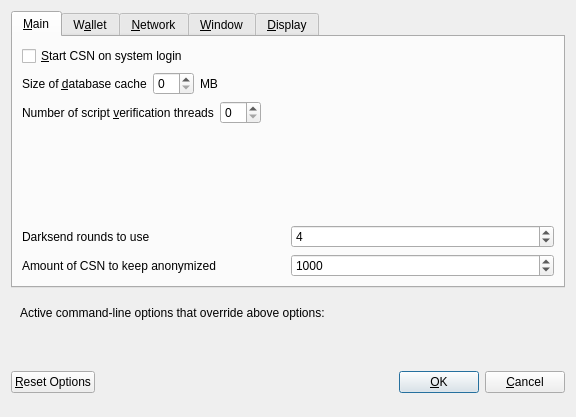
<?xml version="1.0" encoding="UTF-8"?>
<ui version="4.0">
 <class>OptionsDialog</class>
 <widget class="QDialog" name="OptionsDialog">
  <property name="geometry">
   <rect>
    <x>0</x>
    <y>0</y>
    <width>576</width>
    <height>417</height>
   </rect>
  </property>
  <property name="windowTitle">
   <string>Options</string>
  </property>
  <property name="modal">
   <bool>true</bool>
  </property>
  <layout class="QVBoxLayout" name="verticalLayout">
   <item>
    <widget class="QTabWidget" name="tabWidget">
     <property name="currentIndex">
      <number>0</number>
     </property>
     <widget class="QWidget" name="tabMain">
      <attribute name="title">
       <string>&amp;Main</string>
      </attribute>
      <layout class="QVBoxLayout" name="verticalLayout_Main">
       <item>
        <widget class="QCheckBox" name="bitcoinAtStartup">
         <property name="toolTip">
          <string>Automatically start CSN after logging in to the system.</string>
         </property>
         <property name="text">
          <string>&amp;Start CSN on system login</string>
         </property>
        </widget>
       </item>
       <item>
        <layout class="QHBoxLayout" name="horizontalLayout_2_Main">
         <item>
          <widget class="QLabel" name="databaseCacheLabel">
           <property name="text">
            <string>Size of &amp;database cache</string>
           </property>
           <property name="textFormat">
            <enum>Qt::PlainText</enum>
           </property>
           <property name="buddy">
            <cstring>databaseCache</cstring>
           </property>
          </widget>
         </item>
         <item>
          <widget class="QSpinBox" name="databaseCache"/>
         </item>
         <item>
          <widget class="QLabel" name="databaseCacheUnitLabel">
           <property name="text">
            <string>MB</string>
           </property>
           <property name="textFormat">
            <enum>Qt::PlainText</enum>
           </property>
          </widget>
         </item>
         <item>
          <spacer name="horizontalSpacer_2_Main">
           <property name="orientation">
            <enum>Qt::Horizontal</enum>
           </property>
           <property name="sizeHint" stdset="0">
            <size>
             <width>40</width>
             <height>20</height>
            </size>
           </property>
          </spacer>
         </item>
        </layout>
       </item>
       <item>
        <layout class="QHBoxLayout" name="horizontalLayout_3_Main">
         <item>
          <widget class="QLabel" name="threadsScriptVerifLabel">
           <property name="text">
            <string>Number of script &amp;verification threads</string>
           </property>
           <property name="textFormat">
            <enum>Qt::PlainText</enum>
           </property>
           <property name="buddy">
            <cstring>threadsScriptVerif</cstring>
           </property>
          </widget>
         </item>
         <item>
          <widget class="QSpinBox" name="threadsScriptVerif">
           <property name="toolTip">
            <string>(0 = auto, &lt;0 = leave that many cores free)</string>
           </property>
          </widget>
         </item>
         <item>
          <spacer name="horizontalSpacer_3_Main">
           <property name="orientation">
            <enum>Qt::Horizontal</enum>
           </property>
           <property name="sizeHint" stdset="0">
            <size>
             <width>40</width>
             <height>20</height>
            </size>
           </property>
          </spacer>
         </item>
        </layout>
       </item>
       <item>
        <spacer name="verticalSpacer_Main">
         <property name="orientation">
          <enum>Qt::Vertical</enum>
         </property>
         <property name="sizeHint" stdset="0">
          <size>
           <width>20</width>
           <height>40</height>
          </size>
         </property>
        </spacer>
       </item>
       <item>
        <layout class="QHBoxLayout" name="horizontalLayout_4_Main">
         <item>
          <widget class="QLabel" name="label">
           <property name="toolTip">
            <string>This setting determines the amount of individual masternodes that an input will be anonymized through.&lt;br/&gt;More rounds of anonymization gives a higher degree of privacy, but also costs more in fees.</string>
           </property>
           <property name="text">
            <string>Darksend rounds to use</string>
           </property>
          </widget>
         </item>
         <item>
          <widget class="QSpinBox" name="DarksendRounds">
           <property name="minimum">
            <number>2</number>
           </property>
           <property name="maximum">
            <number>8</number>
           </property>
           <property name="value">
            <number>4</number>
           </property>
          </widget>
         </item>
        </layout>
       </item>
       <item>
        <layout class="QHBoxLayout" name="horizontalLayout">
         <item>
          <widget class="QLabel" name="label_2">
           <property name="toolTip">
            <string>This amount acts as a threshold to turn off Darksend once it's reached.</string>
           </property>
           <property name="statusTip">
            <string notr="true"/>
           </property>
           <property name="whatsThis">
            <string notr="true"/>
           </property>
           <property name="accessibleName">
            <string notr="true"/>
           </property>
           <property name="accessibleDescription">
            <string notr="true"/>
           </property>
           <property name="text">
            <string>Amount of CSN to keep anonymized</string>
           </property>
          </widget>
         </item>
         <item>
          <widget class="QSpinBox" name="anonymizeCSN">
           <property name="minimum">
            <number>100</number>
           </property>
           <property name="maximum">
            <number>100000</number>
           </property>
           <property name="singleStep">
            <number>100</number>
           </property>
           <property name="value">
            <number>1000</number>
           </property>
          </widget>
         </item>
        </layout>
       </item>
      </layout>
     </widget>
     <widget class="QWidget" name="tabWallet">
      <attribute name="title">
       <string>W&amp;allet</string>
      </attribute>
      <layout class="QVBoxLayout" name="verticalLayout_Wallet">
       <item>
        <widget class="QGroupBox" name="groupBox">
         <property name="title">
          <string>Expert</string>
         </property>
         <layout class="QVBoxLayout" name="verticalLayout_2">
          <item>
           <widget class="QCheckBox" name="coinControlFeatures">
            <property name="toolTip">
             <string>Whether to show coin control features or not.</string>
            </property>
            <property name="text">
             <string>Enable coin &amp;control features</string>
            </property>
           </widget>
          </item>
          <item>
           <widget class="QCheckBox" name="showMasternodesTab">
            <property name="toolTip">
             <string>Show additional tab listing all your masternodes in first sub-tab&lt;br/&gt;and all masternodes on the network in second sub-tab.</string>
            </property>
            <property name="text">
             <string>Show Masternodes Tab</string>
            </property>
           </widget>
          </item>
          <item>
           <widget class="QCheckBox" name="spendZeroConfChange">
            <property name="toolTip">
             <string>If you disable the spending of unconfirmed change, the change from a transaction&lt;br/&gt;cannot be used until that transaction has at least one confirmation.&lt;br/&gt;This also affects how your balance is computed.</string>
            </property>
            <property name="text">
             <string>&amp;Spend unconfirmed change</string>
            </property>
           </widget>
          </item>
         </layout>
        </widget>
       </item>
       <item>
        <spacer name="verticalSpacer_Wallet">
         <property name="orientation">
          <enum>Qt::Vertical</enum>
         </property>
         <property name="sizeHint" stdset="0">
          <size>
           <width>20</width>
           <height>40</height>
          </size>
         </property>
        </spacer>
       </item>
      </layout>
     </widget>
     <widget class="QWidget" name="tabNetwork">
      <attribute name="title">
       <string>&amp;Network</string>
      </attribute>
      <layout class="QVBoxLayout" name="verticalLayout_Network">
       <item>
        <widget class="QCheckBox" name="mapPortUpnp">
         <property name="toolTip">
          <string>Automatically open the CSN client port on the router. This only works when your router supports UPnP and it is enabled.</string>
         </property>
         <property name="text">
          <string>Map port using &amp;UPnP</string>
         </property>
        </widget>
       </item>
       <item>
        <widget class="QCheckBox" name="allowIncoming">
         <property name="toolTip">
          <string>Accept connections from outside</string>
         </property>
         <property name="text">
          <string>Allow incoming connections</string>
         </property>
        </widget>
       </item>
       <item>
        <widget class="QCheckBox" name="connectSocks">
         <property name="toolTip">
          <string>Connect to the CSN network through a SOCKS5 proxy.</string>
         </property>
         <property name="text">
          <string>&amp;Connect through SOCKS5 proxy (default proxy):</string>
         </property>
        </widget>
       </item>
       <item>
        <layout class="QHBoxLayout" name="horizontalLayout_1_Network">
         <item>
          <widget class="QLabel" name="proxyIpLabel">
           <property name="text">
            <string>Proxy &amp;IP:</string>
           </property>
           <property name="textFormat">
            <enum>Qt::PlainText</enum>
           </property>
           <property name="buddy">
            <cstring>proxyIp</cstring>
           </property>
          </widget>
         </item>
         <item>
          <widget class="QValidatedLineEdit" name="proxyIp">
           <property name="minimumSize">
            <size>
             <width>140</width>
             <height>0</height>
            </size>
           </property>
           <property name="maximumSize">
            <size>
             <width>140</width>
             <height>16777215</height>
            </size>
           </property>
           <property name="toolTip">
            <string>IP address of the proxy (e.g. IPv4: 127.0.0.1 / IPv6: ::1)</string>
           </property>
          </widget>
         </item>
         <item>
          <widget class="QLabel" name="proxyPortLabel">
           <property name="text">
            <string>&amp;Port:</string>
           </property>
           <property name="textFormat">
            <enum>Qt::PlainText</enum>
           </property>
           <property name="buddy">
            <cstring>proxyPort</cstring>
           </property>
          </widget>
         </item>
         <item>
          <widget class="QLineEdit" name="proxyPort">
           <property name="minimumSize">
            <size>
             <width>55</width>
             <height>0</height>
            </size>
           </property>
           <property name="maximumSize">
            <size>
             <width>55</width>
             <height>16777215</height>
            </size>
           </property>
           <property name="toolTip">
            <string>Port of the proxy (e.g. 9050)</string>
           </property>
          </widget>
         </item>
         <item>
          <spacer name="horizontalSpacer_1_Network">
           <property name="orientation">
            <enum>Qt::Horizontal</enum>
           </property>
           <property name="sizeHint" stdset="0">
            <size>
             <width>40</width>
             <height>20</height>
            </size>
           </property>
          </spacer>
         </item>
        </layout>
       </item>
       <item>
        <spacer name="verticalSpacer_Network">
         <property name="orientation">
          <enum>Qt::Vertical</enum>
         </property>
         <property name="sizeHint" stdset="0">
          <size>
           <width>20</width>
           <height>40</height>
          </size>
         </property>
        </spacer>
       </item>
      </layout>
     </widget>
     <widget class="QWidget" name="tabWindow">
      <attribute name="title">
       <string>&amp;Window</string>
      </attribute>
      <layout class="QVBoxLayout" name="verticalLayout_Window">
       <item>
        <widget class="QCheckBox" name="minimizeToTray">
         <property name="toolTip">
          <string>Show only a tray icon after minimizing the window.</string>
         </property>
         <property name="text">
          <string>&amp;Minimize to the tray instead of the taskbar</string>
         </property>
        </widget>
       </item>
       <item>
        <widget class="QCheckBox" name="minimizeOnClose">
         <property name="toolTip">
          <string>Minimize instead of exit the application when the window is closed. When this option is enabled, the application will be closed only after selecting Quit in the menu.</string>
         </property>
         <property name="text">
          <string>M&amp;inimize on close</string>
         </property>
        </widget>
       </item>
       <item>
        <spacer name="verticalSpacer_Window">
         <property name="orientation">
          <enum>Qt::Vertical</enum>
         </property>
         <property name="sizeHint" stdset="0">
          <size>
           <width>20</width>
           <height>40</height>
          </size>
         </property>
        </spacer>
       </item>
      </layout>
     </widget>
     <widget class="QWidget" name="tabDisplay">
      <attribute name="title">
       <string>&amp;Display</string>
      </attribute>
      <layout class="QVBoxLayout" name="verticalLayout_Display">
       <item>
        <layout class="QHBoxLayout" name="horizontalLayout_1_Display">
         <item>
          <widget class="QLabel" name="langLabel">
           <property name="text">
            <string>User Interface &amp;language:</string>
           </property>
           <property name="textFormat">
            <enum>Qt::PlainText</enum>
           </property>
           <property name="buddy">
            <cstring>lang</cstring>
           </property>
          </widget>
         </item>
         <item>
          <widget class="QValueComboBox" name="lang">
           <property name="toolTip">
            <string>The user interface language can be set here. This setting will take effect after restarting CSN.</string>
           </property>
          </widget>
         </item>
        </layout>
       </item>
       <item>
        <widget class="QLabel" name="label_3">
         <property name="toolTip">
          <string notr="true"/>
         </property>
         <property name="statusTip">
          <string notr="true"/>
         </property>
         <property name="whatsThis">
          <string notr="true"/>
         </property>
         <property name="accessibleName">
          <string notr="true"/>
         </property>
         <property name="text">
          <string>Language missing or translation incomplete? Help contributing translations here:
https://www.transifex.com/cleansolutions-project/cleansolutions-project-translations</string>
         </property>
         <property name="wordWrap">
          <bool>true</bool>
         </property>
         <property name="openExternalLinks">
          <bool>true</bool>
         </property>
         <property name="textInteractionFlags">
          <set>Qt::TextBrowserInteraction</set>
         </property>
        </widget>
       </item>
       <item>
        <layout class="QHBoxLayout" name="horizontalLayout_4_Display" stretch="0,0">
         <item>
          <widget class="QLabel" name="themeLabel">
           <property name="text">
            <string>User Interface Theme:</string>
           </property>
          </widget>
         </item>
         <item>
          <widget class="QValueComboBox" name="theme"/>
         </item>
        </layout>
       </item>
       <item>
        <widget class="Line" name="line">
         <property name="orientation">
          <enum>Qt::Horizontal</enum>
         </property>
        </widget>
       </item>
       <item>
        <layout class="QHBoxLayout" name="horizontalLayout_2_Display">
         <item>
          <widget class="QLabel" name="unitLabel">
           <property name="text">
            <string>&amp;Unit to show amounts in:</string>
           </property>
           <property name="textFormat">
            <enum>Qt::PlainText</enum>
           </property>
           <property name="buddy">
            <cstring>unit</cstring>
           </property>
          </widget>
         </item>
         <item>
          <widget class="QValueComboBox" name="unit">
           <property name="toolTip">
            <string>Choose the default subdivision unit to show in the interface and when sending coins.</string>
           </property>
          </widget>
         </item>
        </layout>
       </item>
       <item>
        <layout class="QHBoxLayout" name="horizontalLayout_5_Display">
         <item>
          <widget class="QLabel" name="digitsLabel">
           <property name="text">
            <string>Decimal digits</string>
           </property>
          </widget>
         </item>
         <item>
          <widget class="QValueComboBox" name="digits"/>
         </item>
        </layout>
       </item>
       <item>
        <layout class="QHBoxLayout" name="horizontalLayout_3_Display">
         <item>
          <widget class="QLabel" name="thirdPartyTxUrlsLabel">
           <property name="toolTip">
            <string>Third party URLs (e.g. a block explorer) that appear in the transactions tab as context menu items. %s in the URL is replaced by transaction hash. Multiple URLs are separated by vertical bar |.</string>
           </property>
           <property name="text">
            <string>Third party transaction URLs</string>
           </property>
           <property name="buddy">
            <cstring>thirdPartyTxUrls</cstring>
           </property>
          </widget>
         </item>
         <item>
          <widget class="QLineEdit" name="thirdPartyTxUrls">
           <property name="toolTip">
            <string>Third party URLs (e.g. a block explorer) that appear in the transactions tab as context menu items. %s in the URL is replaced by transaction hash. Multiple URLs are separated by vertical bar |.</string>
           </property>
          </widget>
         </item>
        </layout>
       </item>
       <item>
        <spacer name="verticalSpacer">
         <property name="orientation">
          <enum>Qt::Vertical</enum>
         </property>
         <property name="sizeHint" stdset="0">
          <size>
           <width>20</width>
           <height>40</height>
          </size>
         </property>
        </spacer>
       </item>
      </layout>
     </widget>
    </widget>
   </item>
   <item>
    <widget class="QFrame" name="frame">
     <layout class="QVBoxLayout" name="verticalLayout_Bottom">
      <item>
       <layout class="QHBoxLayout" name="horizontalLayout_Bottom">
        <item>
         <widget class="QLabel" name="overriddenByCommandLineInfoLabel">
          <property name="text">
           <string>Active command-line options that override above options:</string>
          </property>
          <property name="textFormat">
           <enum>Qt::PlainText</enum>
          </property>
         </widget>
        </item>
        <item>
         <spacer name="horizontalSpacer_Bottom">
          <property name="orientation">
           <enum>Qt::Horizontal</enum>
          </property>
          <property name="sizeHint" stdset="0">
           <size>
            <width>40</width>
            <height>20</height>
           </size>
          </property>
         </spacer>
        </item>
       </layout>
      </item>
      <item>
       <widget class="QLabel" name="overriddenByCommandLineLabel">
        <property name="text">
         <string/>
        </property>
        <property name="textFormat">
         <enum>Qt::PlainText</enum>
        </property>
        <property name="wordWrap">
         <bool>true</bool>
        </property>
       </widget>
      </item>
     </layout>
    </widget>
   </item>
   <item>
    <layout class="QHBoxLayout" name="horizontalLayout_Buttons">
     <item>
      <widget class="QPushButton" name="resetButton">
       <property name="toolTip">
        <string>Reset all client options to default.</string>
       </property>
       <property name="text">
        <string>&amp;Reset Options</string>
       </property>
       <property name="autoDefault">
        <bool>false</bool>
       </property>
      </widget>
     </item>
     <item>
      <spacer name="horizontalSpacer_1">
       <property name="orientation">
        <enum>Qt::Horizontal</enum>
       </property>
       <property name="sizeHint" stdset="0">
        <size>
         <width>40</width>
         <height>48</height>
        </size>
       </property>
      </spacer>
     </item>
     <item>
      <widget class="QLabel" name="statusLabel">
       <property name="minimumSize">
        <size>
         <width>200</width>
         <height>0</height>
        </size>
       </property>
       <property name="font">
        <font>
         <weight>75</weight>
         <bold>true</bold>
        </font>
       </property>
       <property name="text">
        <string/>
       </property>
       <property name="textFormat">
        <enum>Qt::PlainText</enum>
       </property>
       <property name="wordWrap">
        <bool>true</bool>
       </property>
      </widget>
     </item>
     <item>
      <spacer name="horizontalSpacer_2">
       <property name="orientation">
        <enum>Qt::Horizontal</enum>
       </property>
       <property name="sizeHint" stdset="0">
        <size>
         <width>40</width>
         <height>48</height>
        </size>
       </property>
      </spacer>
     </item>
     <item>
      <widget class="QPushButton" name="okButton">
       <property name="text">
        <string>&amp;OK</string>
       </property>
       <property name="autoDefault">
        <bool>false</bool>
       </property>
       <property name="default">
        <bool>true</bool>
       </property>
      </widget>
     </item>
     <item>
      <widget class="QPushButton" name="cancelButton">
       <property name="text">
        <string>&amp;Cancel</string>
       </property>
       <property name="autoDefault">
        <bool>false</bool>
       </property>
      </widget>
     </item>
    </layout>
   </item>
  </layout>
 </widget>
 <customwidgets>
  <customwidget>
   <class>QValidatedLineEdit</class>
   <extends>QLineEdit</extends>
   <header>qvalidatedlineedit.h</header>
  </customwidget>
  <customwidget>
   <class>QValueComboBox</class>
   <extends>QComboBox</extends>
   <header>qvaluecombobox.h</header>
  </customwidget>
 </customwidgets>
 <resources/>
 <connections/>
</ui>
